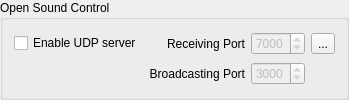
    <widget class="QGroupBox" name="groupBox_9">
     <property name="title">
      <string>Open Sound Control</string>
     </property>
     <layout class="QGridLayout" name="gridLayout_2">
      <item row="0" column="0">
       <widget class="QCheckBox" name="enableOSC">
        <property name="text">
         <string>Enable UDP server</string>
        </property>
       </widget>
      </item>
      <item row="0" column="1">
       <widget class="QLabel" name="label_24">
        <property name="text">
         <string>Receiving Port</string>
        </property>
        <property name="alignment">
         <set>Qt::AlignRight|Qt::AlignTrailing|Qt::AlignVCenter</set>
        </property>
       </widget>
      </item>
      <item row="0" column="2">
       <widget class="QSpinBox" name="OSCPort">
        <property name="enabled">
         <bool>false</bool>
        </property>
        <property name="toolTip">
         <string>The UDP port where OSC messages are received.</string>
        </property>
        <property name="minimum">
         <number>1000</number>
        </property>
        <property name="maximum">
         <number>9999</number>
        </property>
        <property name="singleStep">
         <number>100</number>
        </property>
        <property name="value">
         <number>7000</number>
        </property>
       </widget>
      </item>
      <item row="0" column="3">
       <widget class="QToolButton" name="OSCHelp">
        <property name="toolTip">
         <string>What is Open Sound Control?</string>
        </property>
        <property name="text">
         <string>...</string>
        </property>
        <property name="icon">
         <iconset resource="../icons.qrc">
          <normaloff>:/glmixer/icons/question.png</normaloff>:/glmixer/icons/question.png</iconset>
        </property>
       </widget>
      </item>
      <item row="1" column="1">
       <widget class="QLabel" name="label">
        <property name="text">
         <string>Broadcasting Port</string>
        </property>
        <property name="alignment">
         <set>Qt::AlignRight|Qt::AlignTrailing|Qt::AlignVCenter</set>
        </property>
       </widget>
      </item>
      <item row="1" column="2">
       <widget class="QSpinBox" name="OSCBroadcastPort">
        <property name="enabled">
         <bool>false</bool>
        </property>
        <property name="toolTip">
         <string>The UDP port where OSC messages are broadcasted to.</string>
        </property>
        <property name="minimum">
         <number>1000</number>
        </property>
        <property name="maximum">
         <number>9999</number>
        </property>
        <property name="singleStep">
         <number>100</number>
        </property>
        <property name="value">
         <number>3000</number>
        </property>
       </widget>
      </item>
     </layout>
    </widget>
